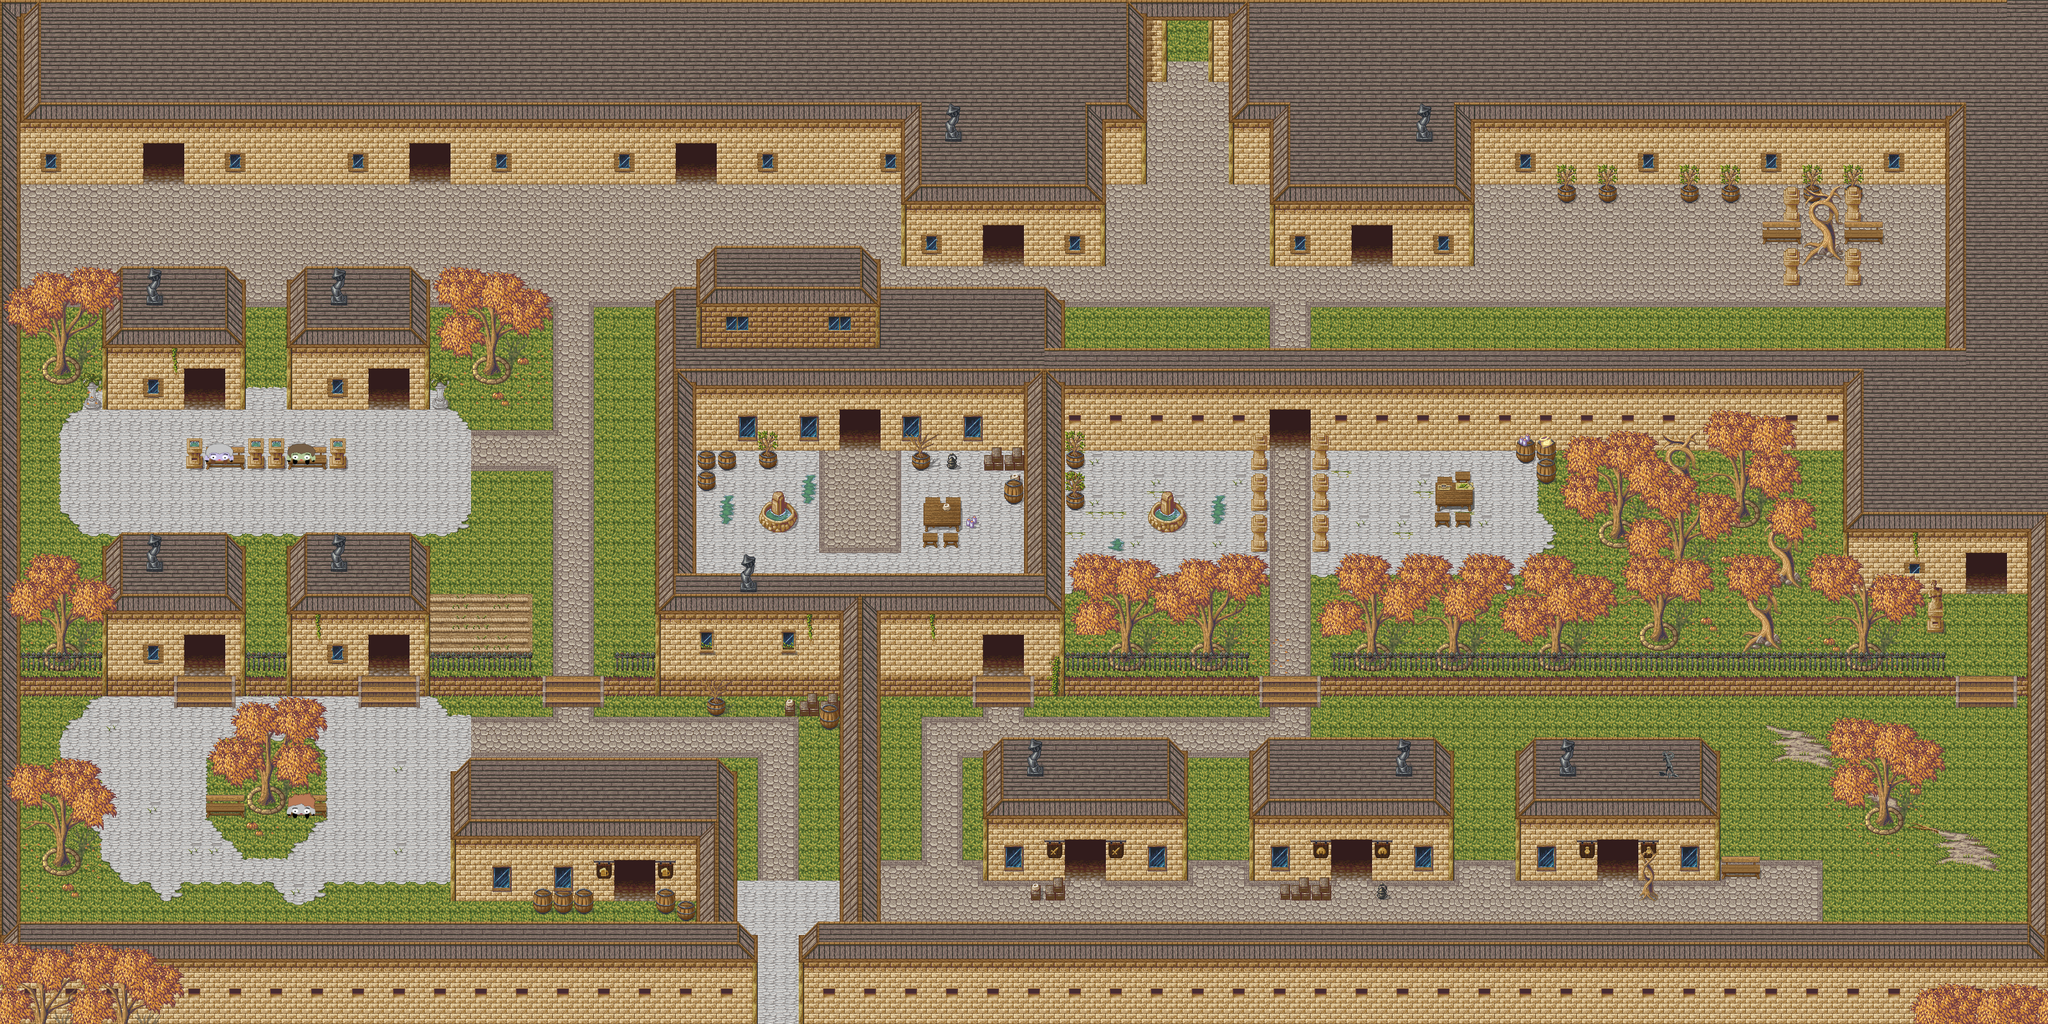

A level layout from a 2D game, rendered from its tile map. Below: a short description, then the map file with tile-grid data replaced by summaries:
An orthogonal 100x50 tile map with 32x32 px tiles, 9 tile layers (U_Background, U_Buildings_1, U_Buildings_2, U_Decoration_1, ...), 4 tilesets and 177 objects (22x treasure, 4x room1, 3x beebo, top-room, room6, ...).

<map version="1.2" tiledversion="1.2.5" orientation="orthogonal" renderorder="right-down" width="100" height="50" tilewidth="32" tileheight="32" infinite="0" nextlayerid="15" nextobjectid="256">
 <tileset firstgid="1" source="Outdoor.tsx" />
 <tileset firstgid="361" source="Indoor.tsx" />
 <tileset firstgid="1129" source="Hanging_signs.tsx" />
 <tileset firstgid="1145" source="Beebos.tsx" />
 <layer id="1" name="U_Background" width="100" height="50">
  <data>[5000 cells, 5000 non-empty, 48 distinct tile ids]</data>
 </layer>
 <layer id="2" name="U_Buildings_1" width="100" height="50">
  <data>[5000 cells, 1914 non-empty, 54 distinct tile ids]</data>
 </layer>
 <layer id="5" name="U_Buildings_2" width="100" height="50">
  <data>[5000 cells, 140 non-empty, 45 distinct tile ids]</data>
 </layer>
 <layer id="8" name="U_Decoration_1" width="100" height="50">
  <data>[5000 cells, 242 non-empty, 50 distinct tile ids]</data>
 </layer>
 <objectgroup id="4" name="Collisions">
  <object id="20" x="1408" y="0" width="320" height="352" />
  <object id="23" x="1120" y="0" width="288" height="288" />
  <object id="24" x="1056" y="0" width="64" height="224" />
  <object id="25" x="704" y="0" width="352" height="288" />
  <object id="26" x="640" y="0" width="64" height="224" />
  <object id="27" x="288" y="0" width="352" height="288" />
  <object id="28" x="224" y="0" width="64" height="224" />
  <object id="29" x="0" y="0" width="224" height="288" />
  <object id="30" x="0" y="288" width="32" height="1152" />
  <object id="31" x="0" y="1440" width="32" height="160" />
  <object id="32" x="30" y="1536" width="1152" height="64" />
  <object id="33" x="1249" y="1536" width="1952" height="64" />
  <object id="34" x="1314" y="992" width="64" height="544" />
  <object id="38" x="1600" y="352" width="128" height="64" />
  <object id="39" x="1408" y="352" width="128" height="64" />
  <object id="40" x="1728" y="0" width="64" height="288" />
  <object id="41" x="1792" y="0" width="32" height="128" />
  <object id="42" x="1888" y="0" width="32" height="128" />
  <object id="43" x="1920" y="0" width="64" height="288" />
  <object id="44" x="1984" y="0" width="128" height="416" />
  <object id="45" x="2112" y="0" width="192" height="352" />
  <object id="46" x="2176" y="352" width="128" height="64" />
  <object id="47" x="2304" y="0" width="896" height="288" />
  <object id="48" x="3168" y="288" width="32" height="1248" />
  <object id="51" x="448" y="512" width="224" height="64" />
  <object id="52" x="448" y="576" width="128" height="64" />
  <object id="53" x="640" y="576" width="32" height="64" />
  <object id="54" x="352" y="576" width="32" height="64" />
  <object id="55" x="160" y="512" width="224" height="64" />
  <object id="58" x="160" y="576" width="128" height="64" />
  <object id="59" x="512" y="704" width="32" height="32" />
  <object id="60" x="384" y="704" width="64" height="32" />
  <object id="61" x="288" y="704" width="32" height="32" />
  <object id="64" x="64" y="544" width="64" height="64" />
  <object id="65" x="736" y="544" width="64" height="64" />
  <object id="66" x="672" y="608" width="32" height="32" />
  <object id="67" x="64" y="992" width="64" height="64" />
  <object id="71" x="32" y="1056" width="224" height="32" />
  <object id="74" x="384" y="1056" width="160" height="32" />
  <object id="75" x="672" y="1056" width="160" height="32" />
  <object id="76" x="960" y="1056" width="352" height="32" />
  <object id="77" x="1024" y="992" width="288" height="64" />
  <object id="78" x="1376" y="992" width="160" height="64" />
  <object id="79" x="1376" y="1056" width="128" height="32" />
  <object id="80" x="1600" y="992" width="64" height="64" />
  <object id="81" x="1632" y="1056" width="320" height="32" />
  <object id="82" x="2080" y="1056" width="960" height="32" />
  <object id="85" x="2880" y="992" width="64" height="64" />
  <object id="86" x="3008" y="960" width="32" height="32" />
  <object id="87" x="2720" y="960" width="64" height="64" />
  <object id="88" x="2752" y="864" width="64" height="64" />
  <object id="89" x="2688" y="768" width="64" height="64" />
  <object id="90" x="2560" y="960" width="64" height="64" />
  <object id="91" x="2592" y="864" width="64" height="64" />
  <object id="92" x="2496" y="800" width="64" height="64" />
  <object id="93" x="2592" y="736" width="64" height="64" />
  <object id="94" x="2400" y="992" width="64" height="64" />
  <object id="95" x="2240" y="992" width="64" height="64" />
  <object id="96" x="2112" y="992" width="64" height="64" />
  <object id="97" x="2237" y="736" width="64" height="64" />
  <object id="98" x="2400" y="704" width="32" height="32" />
  <object id="99" x="2368" y="704" width="32" />
  <object id="100" x="2400" y="736" width="32" height="32" />
  <object id="101" x="1792" y="768" width="64" height="64" />
  <object id="102" x="1664" y="704" width="32" height="32" />
  <object id="103" x="1664" y="768" width="32" height="32" />
  <object id="104" x="1952" y="704" width="32" height="32" />
  <object id="105" x="1952" y="768" width="32" height="32" />
  <object id="106" x="1952" y="832" width="32" height="32" />
  <object id="107" x="2048" y="832" width="32" height="32" />
  <object id="108" x="2048" y="768" width="32" height="32" />
  <object id="109" x="2048" y="704" width="32" height="32" />
  <object id="110" x="1856" y="992" width="64" height="64" />
  <object id="111" x="1728" y="992" width="64" height="64" />
  <object id="112" x="1728" y="1248" width="128" height="128" />
  <object id="113" x="1664" y="1248" width="64" height="64" />
  <object id="114" x="1536" y="1248" width="128" height="128" />
  <object id="115" x="1600" y="1376" width="64" height="32" />
  <object id="116" x="2016" y="1376" width="64" height="32" />
  <object id="117" x="1952" y="1248" width="128" height="128" />
  <object id="118" x="2080" y="1248" width="64" height="64" />
  <object id="119" x="2144" y="1248" width="128" height="128" />
  <object id="120" x="2368" y="1248" width="128" height="128" />
  <object id="121" x="2496" y="1248" width="64" height="64" />
  <object id="122" x="2560" y="1248" width="128" height="128" />
  <object id="123" x="2560" y="1376" width="32" height="32" />
  <object id="126" x="2912" y="1248" width="64" height="64" />
  <object id="127" x="1088" y="1248" width="64" height="288" />
  <object id="128" x="704" y="1248" width="384" height="96" />
  <object id="129" x="1024" y="1344" width="64" height="64" />
  <object id="130" x="704" y="1344" width="256" height="64" />
  <object id="131" x="384" y="1216" width="64" height="64" />
  <object id="132" x="64" y="1312" width="64" height="64" />
  <object id="133" x="1664" y="640" width="320" height="64" />
  <object id="134" x="2048" y="640" width="832" height="64" />
  <object id="135" x="3136" y="832" width="32" height="96" />
  <object id="136" x="2880" y="832" width="256" height="32" />
  </objectgroup>
 <objectgroup id="10" name="Doorways">
  <!-- 16 objects omitted --></objectgroup>
 <objectgroup id="11" name="Beebos">
  <!-- 3 objects omitted --></objectgroup>
 <objectgroup id="14" name="Treasures">
  <!-- 22 objects omitted --></objectgroup>
 <layer id="3" name="T_Buildings_1" width="100" height="50">
  <data>[5000 cells, 1263 non-empty, 38 distinct tile ids]</data>
 </layer>
 <layer id="7" name="T_Buildings_2" width="100" height="50">
  <data>[5000 cells, 533 non-empty, 28 distinct tile ids]</data>
 </layer>
 <layer id="9" name="T_Decoration_1" width="100" height="50">
  <data>[5000 cells, 362 non-empty, 33 distinct tile ids]</data>
 </layer>
 <layer id="12" name="T_Decoration2" width="100" height="50">
  <data>[5000 cells, 36 non-empty, 15 distinct tile ids]</data>
 </layer>
 <layer id="13" name="T_Decoration3" width="100" height="50">
  <data>[5000 cells, 25 non-empty, 8 distinct tile ids]</data>
 </layer>
</map>
<!-- 80 of 177 objects omitted -->
